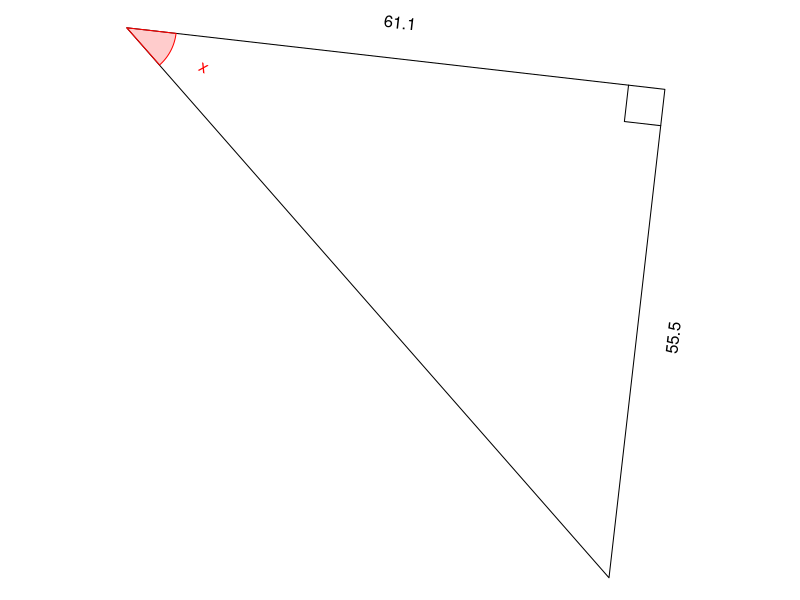

This figure's R source:
## ---- chunk 1
while(T){
    th = signif(round(runif(1,pi/12,pi/2-pi/12),3),3)
    al = round(runif(1,10,100),1)
    ol = round(al*tan(th),1)
    hl = ol/sin(th)
    ans = atan(ol/al)
    an2 = signif(ans,3)
    canpass = T
    if(an2>1){
        if(an2%%0.01==0){
            canpass = F
        }
    } else {
        if(an2%%0.001==0){
            canpass = F
        }
    }
    if(ol>10 && al>10 && hl<100 && canpass){break}
}

angstr = "x"
astr = sprintf("%.1f",signif(al,3))
hstr = ""
ostr = sprintf("%.1f",signif(ol,3))

if(th<1){
    angstr2 = sprintf("%.3f",signif(ans,3))
} else {
    angstr2 = sprintf("%.2f",signif(ans,3))
}

## ---- chunk 2
par(mar=c(0,0,0,0),pty="s")

refl = sample(c(T,F),1)

bmp = 0.05
xs = c(0,cos(th),cos(th))
ys = c(0,0,sin(th))
xlo = cos(th)+bmp
ylo = sin(th)/2
srto = 90
xla = cos(th)/2
yla = -bmp
srta = 0
xlh = cos(th)/2+bmp*cos(th+pi/2)
ylh = sin(th)/2+bmp*sin(th+pi/2)
srth = th/pi*180
xang = bmp*cos(seq(0,th,pi/360))/th
yang = bmp*sin(seq(0,th,pi/360))/th
xlang = bmp*cos(th/2)/th+1*bmp*cos(th/2)
ylang = bmp*sin(th/2)/th+1*bmp*sin(th/2)
srtang = th/2/pi*180
xsq = c(cos(th)-bmp,cos(th)-bmp,cos(th))
ysq = c(0,bmp,bmp)

if(refl){
    xs = -xs
    xlo = -xlo
    srto = -90
    xla = -xla
    srta = 0
    xlh = -xlh
    srth = -th/pi*180
    xang = -xang
    xlang = -xlang
    srtang = -th/2/pi*180
    xsq = -xsq
}

rotang = runif(1,0,2*pi)

xs2 = xs*cos(rotang)-ys*sin(rotang)
ys2 = xs*sin(rotang)+ys*cos(rotang)
xlo2 = xlo*cos(rotang)-ylo*sin(rotang)
ylo2 = xlo*sin(rotang)+ylo*cos(rotang)
srto2 = (srto+rotang/pi*180+90)%%180-90
xla2 = xla*cos(rotang)-yla*sin(rotang)
yla2 = xla*sin(rotang)+yla*cos(rotang)
srta2 = (srta+rotang/pi*180+90)%%180-90
xlh2 = xlh*cos(rotang)-ylh*sin(rotang)
ylh2 = xlh*sin(rotang)+ylh*cos(rotang)
srth2 = (srth+rotang/pi*180+90)%%180-90
srtang2 = (srtang+rotang/pi*180+90)%%180-90
xang2 = xang*cos(rotang)-yang*sin(rotang)
yang2 = xang*sin(rotang)+yang*cos(rotang)
xlang2 = xlang*cos(rotang)-ylang*sin(rotang)
ylang2 = xlang*sin(rotang)+ylang*cos(rotang)
xsq2 = xsq*cos(rotang)-ysq*sin(rotang)
ysq2 = xsq*sin(rotang)+ysq*cos(rotang)

xxx = c(xs2,xlo2,xla2,xlh2,xlang2)
yyy = c(ys2,ylo2,yla2,ylh2,ylang2)

widx = (max(xxx)-min(xxx))/2
widy = (max(yyy)-min(yyy))/2
midx = (max(xxx)+min(xxx))/2
midy = (max(yyy)+min(yyy))/2
wid = max(c(widx,widy))

plot(0,0,"n",xlim=c(midx-wid,midx+wid),ylim=c(midy-wid,midy+wid),axes=F,ann=F)

polygon(xs2,ys2)
lines(xsq2,ysq2)
text(xlo2,ylo2,ostr,srt=srto2)
text(xla2,yla2,astr,srt=srta2)
text(xlh2,ylh2,hstr,srt=srth2)
polygon(c(0,xang2),c(0,yang2),border="red",col=rgb(1,0,0,0.2))
text(xlang2,ylang2,angstr,srt=srtang2,col="red")
